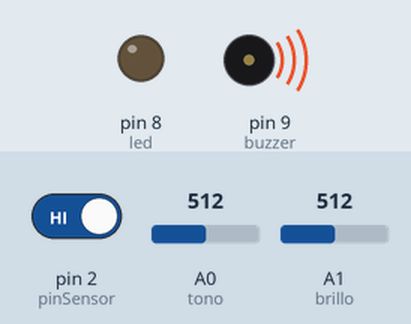
The sketch below on a simulated Arduino Uno, built with avr-gcc and run on an emulated ATmega328P. On the bench: output pins drawn as LEDs (lit = HIGH), buzzer (waves = sounding). Inputs (shaded band) come from the test bench; at power-on: A1 (brillo) = 512, pin 2 (pinSensor) HIGH, A0 (tono) = 512.

Above: at 1.2 s.
1.3 s: A1 (brillo) set to 530
At 2.4 s:
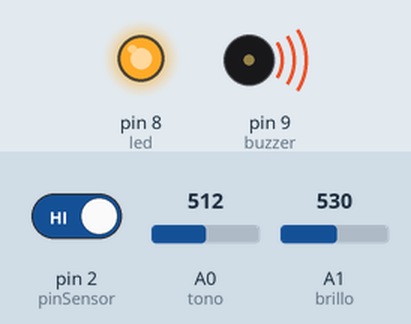
2.8 s: pin 2 (pinSensor) driven LOW
At 4.4 s:
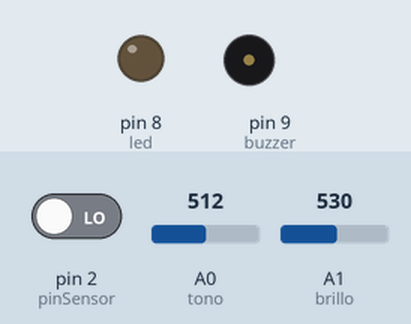
Timing chart, 0 to 5.9 s (numbered marks = the images above; inputs shaded):
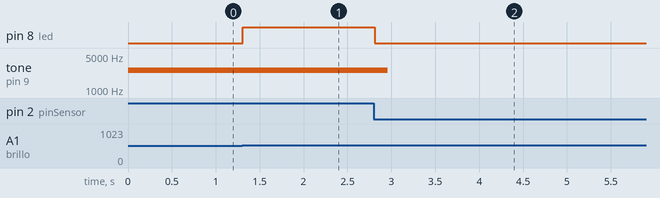

The sketch:

Tarea_2-Bocina_de_alerta_y_dormir_el_arduino.ino
```cpp
/*
 ---------------------------------------------
Se desarrollara un programa que realice una simulacion de una
puerta que se abre debe sonar una alarma donde avice que una
persona abrio la puerta y como algo extra que se le va poner un
led de alerta y tambien un potenciometro para ajustar el brillo y
otro potenciometro para ajustar la frecuencia del sonido de la bocina.
 ---------------------------------------------
*/
//Aqui traemos la libreria de LowPower para dormir el arduino
#include "LowPower.h"
//--------------------------------------------------
//Declarar puertos de entradas y salidas y variables
//--------------------------------------------------
int buzzer = 9;  //Pin del buzzer
int tono = 0;    //Pin del potenciometro para ajistar la frecuencia del sonido
int brillo = 1;  //Pin del potenciometro para ajustar el brillo del LED
int led = 8;     //Pin del led
const int pinSensor = 2; //para poder abrir o cerrar el circuito con el SWREED
//------------------------------------
//Funcion principal
//------------------------------------
void setup(){ // Se ejecuta cada vez que el Arduino se inicia
  // No se configuran parametros inciales, pero se
  //coloca la función setup()
  //Para inicializar el Pin del SWREED
  pinMode(pinSensor,INPUT_PULLUP);
}

//------------------------------------
//Funcion ciclicla
//------------------------------------
void loop(){ // Esta funcion se mantiene ejecutando
           //  cuando se da energia al Arduino
  //Variable donde se almacena el valor del SWREED
  int value = digitalRead(pinSensor);
  //Variable donde se almacena el valor del potenciometro para ajustar la frecuencia del sonido
  int sensor = analogRead(tono);
  //Variable donde se almacena el valor del potenciometro para ajustar el brillo del led
  int sensorLed = analogRead(brillo);

  //Variable donde se escala la frecuencia de 100 a 5000Hz
  int frecuencia = map(sensor,0,1023,100,5000);
  //Variable donde se escala la frecuencia de 0 a 255
  int potenciometroBrillo = map(sensorLed,0,1023,0,255);
  //Variable para guardar el tiempo
  int duracion = 250;
  //En esta decision muestra que el circuito esta cerrado y entonces esta apagado el pin
  if(value == LOW){
        //Se apaga el led
        digitalWrite(led,LOW);
        //Se pone a dormir el arduino por un minuto. bucle de 15 periodos de 4 segundos para hacer un minuto
        for (int i = 0 ;  i  <  16 ; i++){
          LowPower.powerDown(SLEEP_4S, ADC_OFF, BOD_OFF);
        }
    }
    else{
        //Funcion tone() que recibe:
        //  1ra posición: Pin del elemento sonoro
        //  2da posición: Frecuencia en Hz
        //  3ra posición: Duración del tono
        tone(buzzer, frecuencia, duracion);
        //1ra, va la Pin que va ser utilizada para el led
        //2da, va el ajuste de energia que va recibir el led
        analogWrite(led,potenciometroBrillo);
      }
  delay(100);
}
```

Measured:
- the behaviour switches between 513 and 514 on A1 (brillo) (found by bisection; images 0 and 1)
- after the input at 1.3 s, pin 8 (led): LOW → HIGH at once
- after the input at 2.8 s, pin 8 (led): HIGH → LOW at once; tone on pin 9 (buzzer): 2552 Hz → silent after 0.16 s
